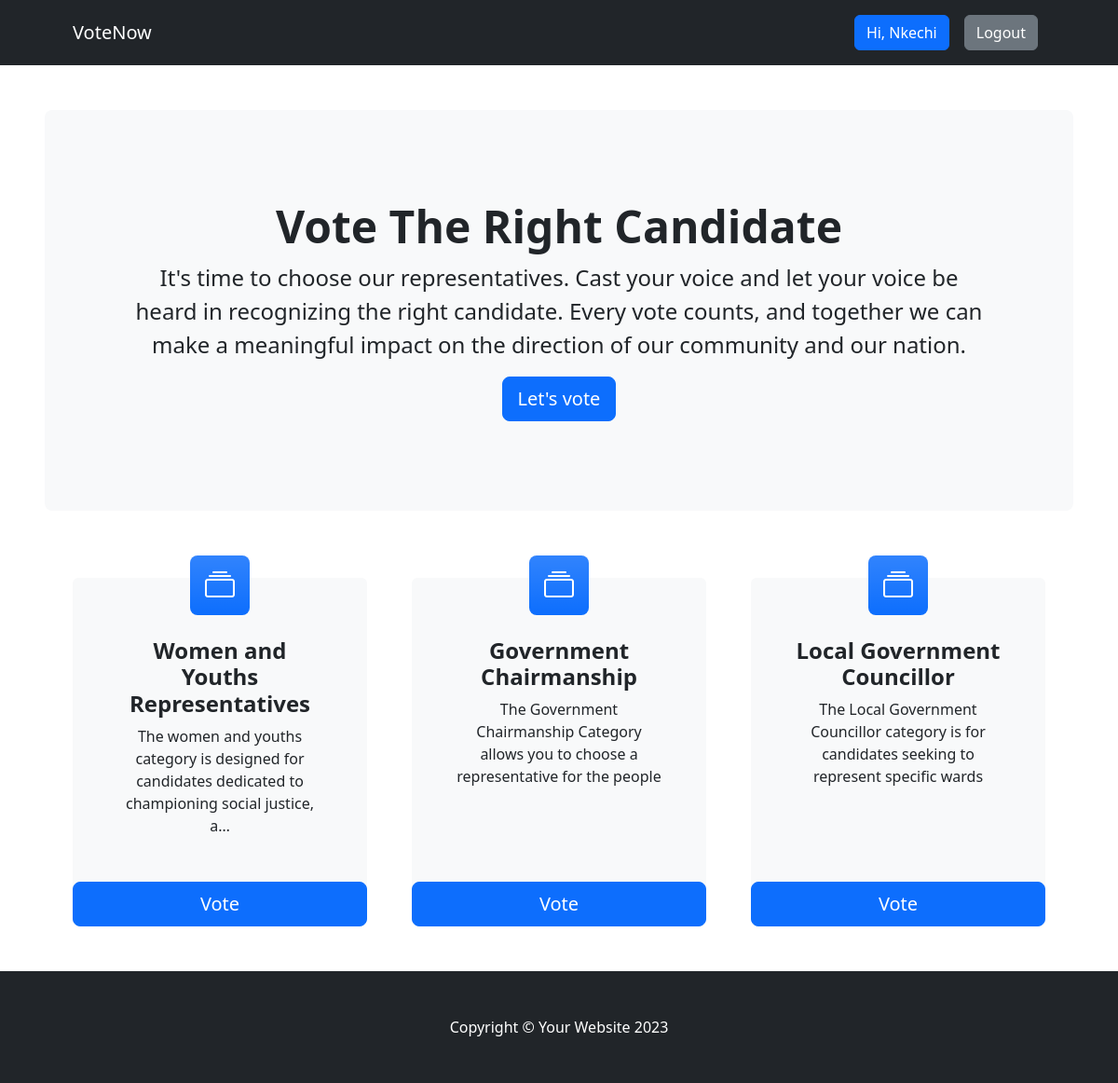
The page / (signed in) on the database its author committed.
### voteapp/models.py (models this page shows, shortened)
class Category(models.Model):
    title = models.CharField(max_length=200)
    slug = models.SlugField(blank=True, null=True)
    description = models.TextField(blank=True, null=True)
    total_vote = models.IntegerField(default=0)
    voters = models.ManyToManyField(User, blank=True)

### voteapp/views.py (the view)
# urls.py: path("", views.index, name="index"),
def index(request):
    categories = Category.objects.all()
    context = {"categories":categories}
    return render(request, "index.html", context)

### voteapp/templates/index.html
{% extends 'base.html' %}
{% block content %}
<header class="py-5">
    <div class="container-fluid px-lg-5">
        <div class="p-4 p-lg-5 bg-light rounded-3 text-center">
            <div class="m-4 m-lg-5">
                <h1 class="display-5 fw-bold">Vote The Right Candidate</h1>
                <p class="fs-4">It's time to choose our representatives.
                    Cast your voice and let your voice be heard in recognizing the right candidate.
                    Every vote counts, and together we can make a meaningful impact on the direction of our community and our nation.
                    </p>
                <a class="btn btn-primary btn-lg" href="#votingSection">Let's vote</a>
            </div>
        </div>
    </div>
</header>
<section class="pt-4" id="votingSection">
    <div class="container px-lg-5">
        <div class="row gx-lg-5">
            {% for category in categories  %}
            <div class="col-lg-4 col-xxl-3 mb-5">
                <div class="card bg-light border-0 h-100">
                    <div class="card-body text-center p-4 p-lg-5 pt-0 pt-lg-0">
                        <div class="feature bg-primary bg-gradient text-white rounded-3 mb-4 mt-n4"><i class="bi bi-collection"></i></div>
                        <h2 class="fs-4 fw-bold">{{category.title}}</h2>
                        <p class="mb-0">{{category.description | truncatechars:100}}</p>
                    </div>
                    <a class="btn btn-primary btn-lg" href="{% url 'detail' category.slug  %}">Vote</a>
                </div>
            </div>
            {% endfor %}
        </div>
    </div>
</section>
{% endblock content %}

### voteapp/templates/base.html (shortened to what this page needs)
<!DOCTYPE html>
{% load static %}
<html lang="en">
<head>
    <link href="https://cdn.jsdelivr.net/npm/bootstrap-icons@1.4.1/font/bootstrap-icons.css" rel="stylesheet" />
    <link rel="stylesheet" href="{% static 'css/bootstrap.css' %}">
    <link rel="stylesheet" href="{% static 'css/style.css' %}">
</head>
<body>
    <nav class="navbar navbar-expand-lg navbar-dark bg-dark">
        <div class="container px-lg-5">
            <a class="navbar-brand" href="{% url 'index'  %}">VoteNow</a>
            <div class="collapse navbar-collapse" id="navbarSupportedContent">
                <ul class="navbar-nav ms-auto mb-2 mb-lg-0">
                    {% if request.user.is_authenticated %}
                        <li class="nav-item">
                            <a class="nav-link" href="#">
                                <button class="btn btn-primary">Hi, {{ request.user.username }}</button>
                            </a>
                        </li>
                        <li class="nav-item">
                            <a class="nav-link" href="{% url 'logout' %}">
                                <button class="btn btn-secondary">Logout</button>
                            </a>
                        </li>
                    {% endif %}
                </ul>
            </div>
        </div>
    </nav>
    {% block content %}
    {% endblock content %}
    <footer class="py-5 bg-dark">
        <div class="container">
            <p class="m-0 text-center text-white">Copyright &copy; Your Website 2023</p>
        </div>
    </footer>
</body>
</html>

### voteapp/static/css/style.css (style rules this page uses)
* { box-sizing: border-box; }

### rows shown on the page
Category: title "Women and Youths Representatives", description "The women and youths category is designed for candidates dedicated to championing social justice, a…"
Category: title "Government Chairmanship", description "The Government Chairmanship Category allows you to choose a representative for the people"
Category: title "Local Government Councillor", description "The Local Government Councillor category is for candidates seeking to represent specific wards"

### other values the page prints
{{ request.user.username }} "Nkechi"
